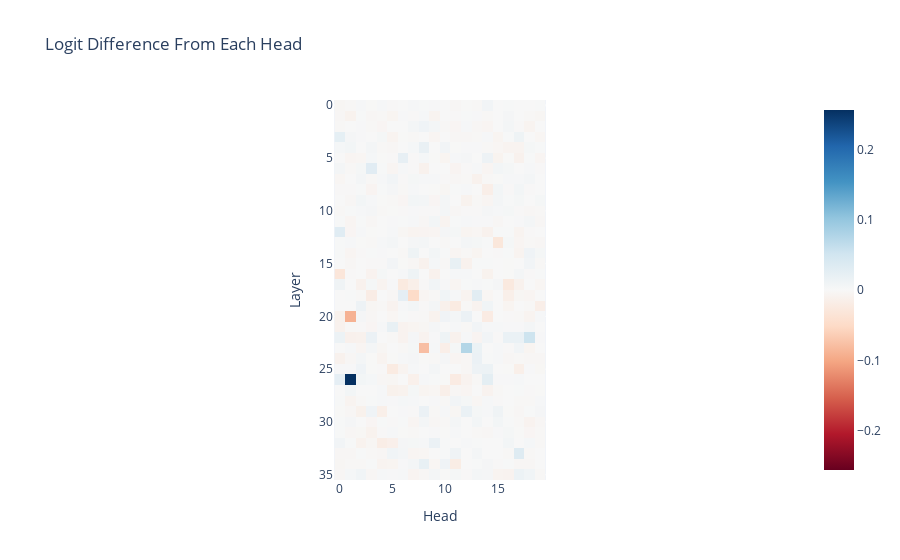

Notebook cell for this chart:
### Code cell
per_head_residual, labels = original_cache.stack_head_results(layer=-1, pos_slice=final_token_indices, return_labels=True)
per_head_logit_diffs = residual_stack_to_logit_diff(per_head_residual, original_cache)
per_head_logit_diffs = einops.rearrange(per_head_logit_diffs, "(layer head_index) -> layer head_index", layer=model.cfg.n_layers, head_index=model.cfg.n_heads)
imshow(per_head_logit_diffs, labels={"x":"Head", "y":"Layer"}, title="Logit Difference From Each Head")

### Figure 1 — Plotly figure (JSON) as saved in the notebook; plotly's stock layout.template omitted (floating-point values rounded to 4 significant figures; data arrays with more than 128 entries replaced by an {"elided": "..."} marker saying what was removed)
{"data": [{"coloraxis": "coloraxis", "hovertemplate": "Head: %{x}<br>Layer: %{y}<br>color: %{z}<extra></extra>", "name": "0", "type": "heatmap", "xaxis": "x", "yaxis": "y", "z": {"elided": "36x20 float values"}}], "layout": {"coloraxis": {"cmid": 0, "colorscale": [[0, "rgb(103,0,31)"], [0.1, "rgb(178,24,43)"], [0.2, "rgb(214,96,77)"], [0.3, "rgb(244,165,130)"], [0.4, "rgb(253,219,199)"], [0.5, "rgb(247,247,247)"], [0.6, "rgb(209,229,240)"], [0.7, "rgb(146,197,222)"], [0.8, "rgb(67,147,195)"], [0.9, "rgb(33,102,172)"], [1, "rgb(5,48,97)"]]}, "title": {"text": "Logit Difference From Each Head"}, "xaxis": {"anchor": "y", "constrain": "domain", "domain": [0, 1], "scaleanchor": "y", "title": {"text": "Head"}}, "yaxis": {"anchor": "x", "autorange": "reversed", "constrain": "domain", "domain": [0, 1], "title": {"text": "Layer"}}}}
